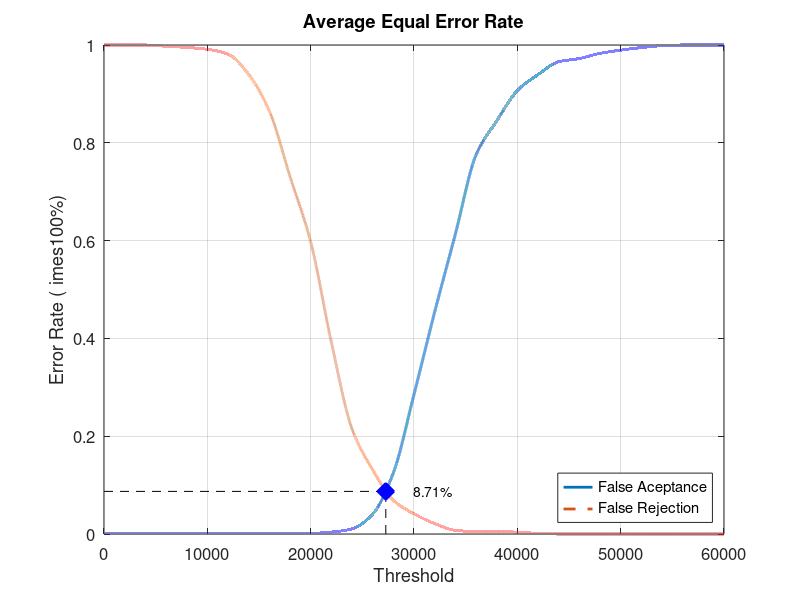
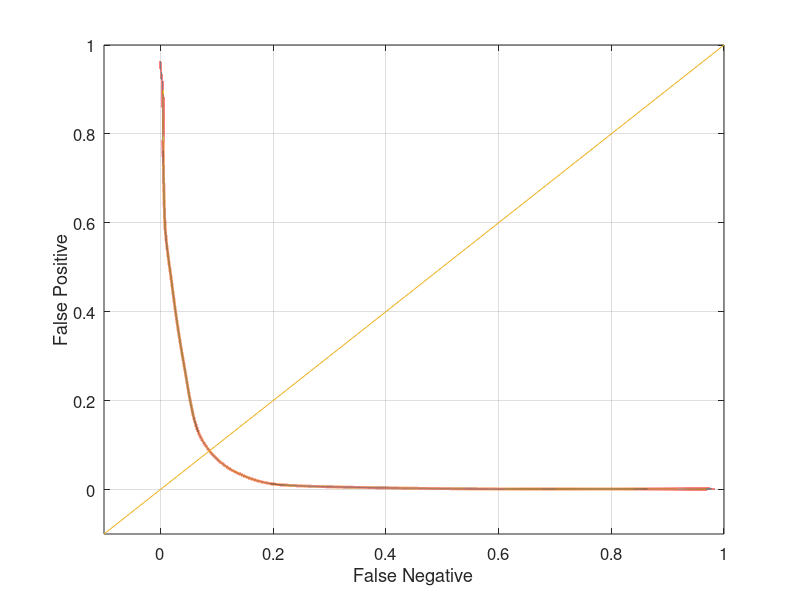

Write MATLAB code to recreate these figures, in order.
close all;
clear;
clc;
x = 0:2000:60000;
xq = 0:0.5:60000;

y0 = [0 0.00131579 0.00131579 0.00131579 0.00131579 0.00131579 0.00131579 0.00131579 0.00131579 0.00131579 0.00131579 0.00394737 0.0105263 0.0407895 0.125 0.285526 0.453947 0.613158 0.775 0.844737 0.906579 0.939474 0.965789 0.972368 0.982895 0.989474 0.994737 0.998684 1 1 1]
yy0 = interp1(x, y0, xq, 'pchip');
y1 = [1 1 1 0.9975 0.995 0.99125 0.98125 0.94 0.865 0.73125 0.5975 0.3925 0.215 0.13125 0.06875 0.04125 0.02125 0.0075 0.005 0.005 0.00375 0.00125 0 0 0 0 0 0 0 0 0]
yy1 = interp1(x, y1, xq, 'pchip');

% Calculating EER: 
y2 = abs(y0 - y1);
find(y2 == min(y2))
yy2 = abs(yy0 - yy1);
xEER = find(yy2 == min(yy2));
xEERIndex = xq(xEER) % X-axis EER
yEER = yy0(xEER) % Y-axis EER

main = figure
plot(xq, yy0,'-','LineWidth', 2);	hold on
plot(xq, yy1,'--','LineWidth', 2);	hold on
plot([xEERIndex xEERIndex], [0 yEER], 'k--');	hold on
plot([0 xEERIndex], [yEER yEER], 'k--');	hold on
plot(xEERIndex, yEER, 'bx', 'LineWidth', 10);	hold on
text(xEERIndex + 10 * xEERIndex / 100, yEER, [num2str(round((10000 * yEER)) / 100) '%'])
legend('False Aceptance', 'False Rejection', 'Location', 'SouthEast')
xlabel('Threshold')
ylabel('Error Rate (	imes100%)')
title('Average Equal Error Rate')
set(gca, 'FontSize', 12)
axis([0 60000 0 1])
grid on

print(main, 'Experiment3AverageMain', '-dpng');
FNRxFPR = figure('Color', [1 1 1]);
plot(yy1, yy0, '-', yy1, yy0, 'LineWidth', 2);
hold on
y = -0.1:0.1:1
plot(y, y); 
set(gca, 'FontSize', 12)
xlabel('False Negative')
ylabel('False Positive')
axis([-0.1 1 -0.1 1])
set(gca, 'FontSize', 12)
grid on

print(FNRxFPR, 'Experiment3AverageFNRxFPR','-dpng');
